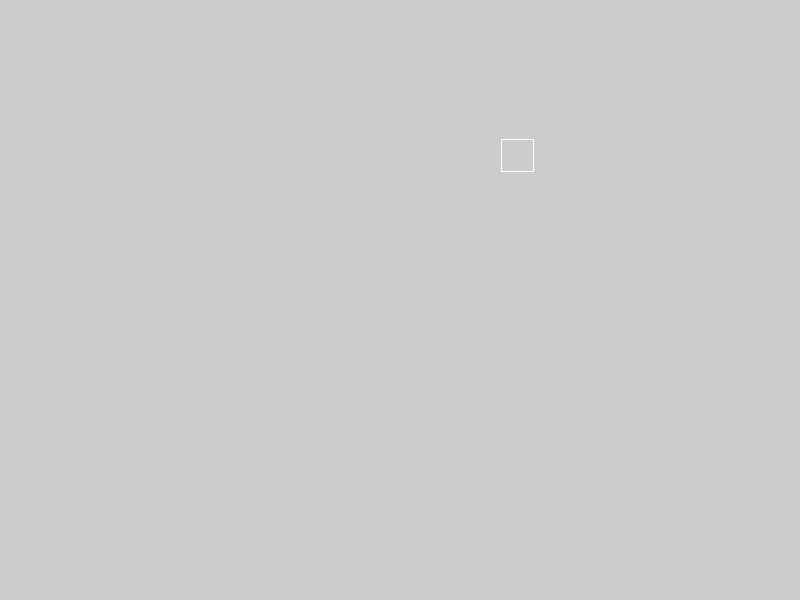
Frame 1 (no input)
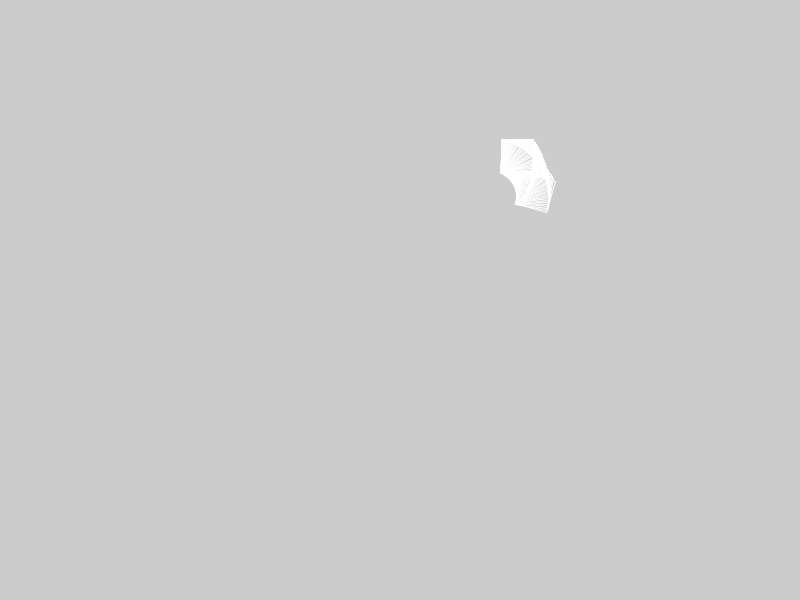
Frame 60 (the mouse pressed at the canvas centre just before this capture)
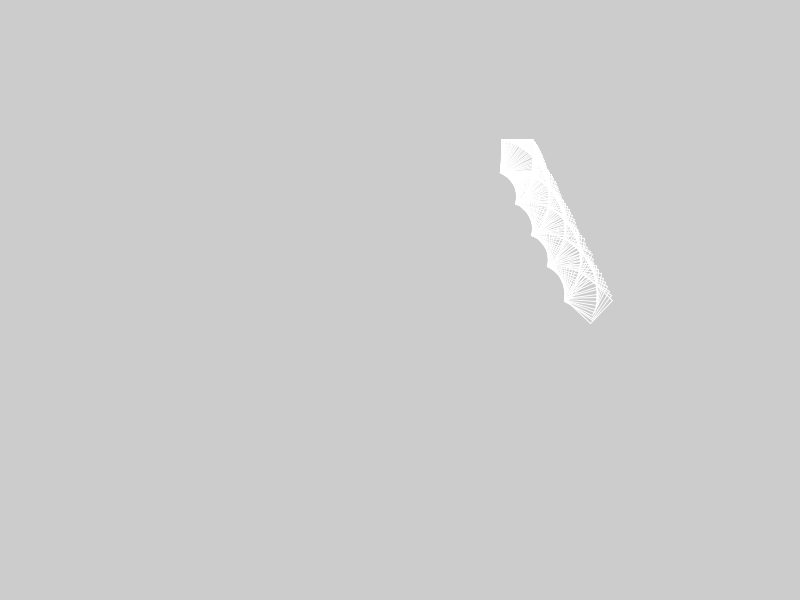
Frame 120 (the mouse held since frame 60 and released just before this capture)

The Processing sketch that drew these frames (run headless with seeded random() and noise(); from frame 60 on, the mouse is pressed at the canvas centre):

// Processing sketch: sketch_019_mover_rotate_angle
// ── sketch_019_mover_rotate_angle.pde
 Mover mover;
 void setup(){
   size(800, 600);
   mover = new Mover();
 }
 
 void draw(){
   mover.move();
 }

// ── Mover.pde
class Mover{
  PVector location;
  PVector velocity;
  PVector acceleration;
  float mass;
  
  float angle = 0;
  float aVelocity = 0;
  float aAcceleration = 0;
  
  Mover() {
    mass = 2;
    location = new PVector(random(width), random(height));
    velocity = new PVector(0, 0);
    acceleration = new PVector(0.01, 0.02);
    aAcceleration = acceleration.x;
  }
  
  void move(){
    velocity.add(acceleration);
    location.add(velocity);
    
    aAcceleration = acceleration.x / 10.0;
    aVelocity += aAcceleration;
    aVelocity = constrain(aVelocity, -0.1, 0.1);
    angle += aVelocity;
    //acceleration.mult(0);
    
    display();
  }
  
  void display() {
    stroke(255);
    noFill();
    rectMode(CENTER);
    pushMatrix();
    translate(location.x, location.y);
    
    rotate(angle);
    rect(0, 0, mass*16, mass*16);
    popMatrix();
  }
}
